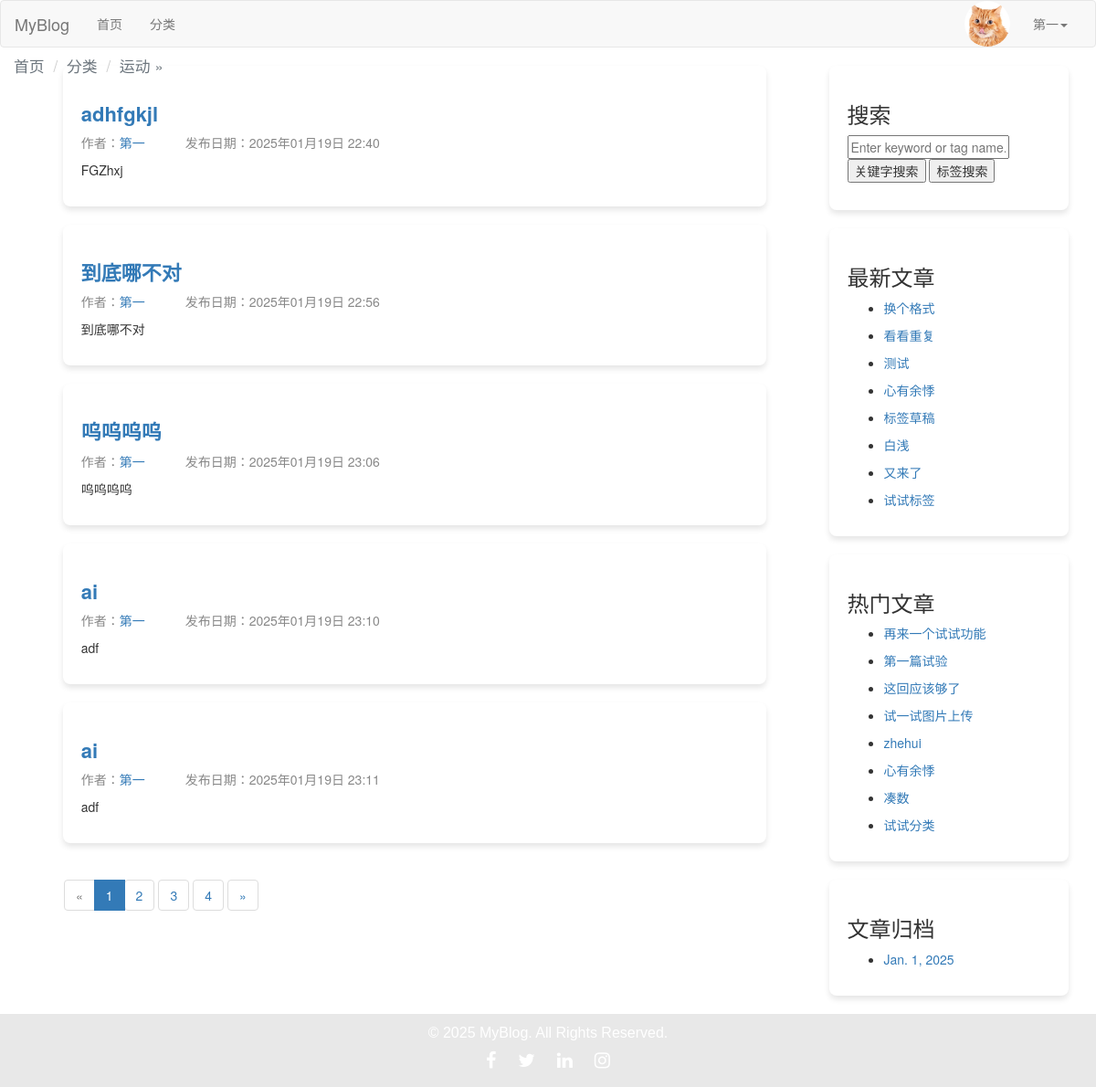
Before: /category/4/ (signed in) with the older database file.
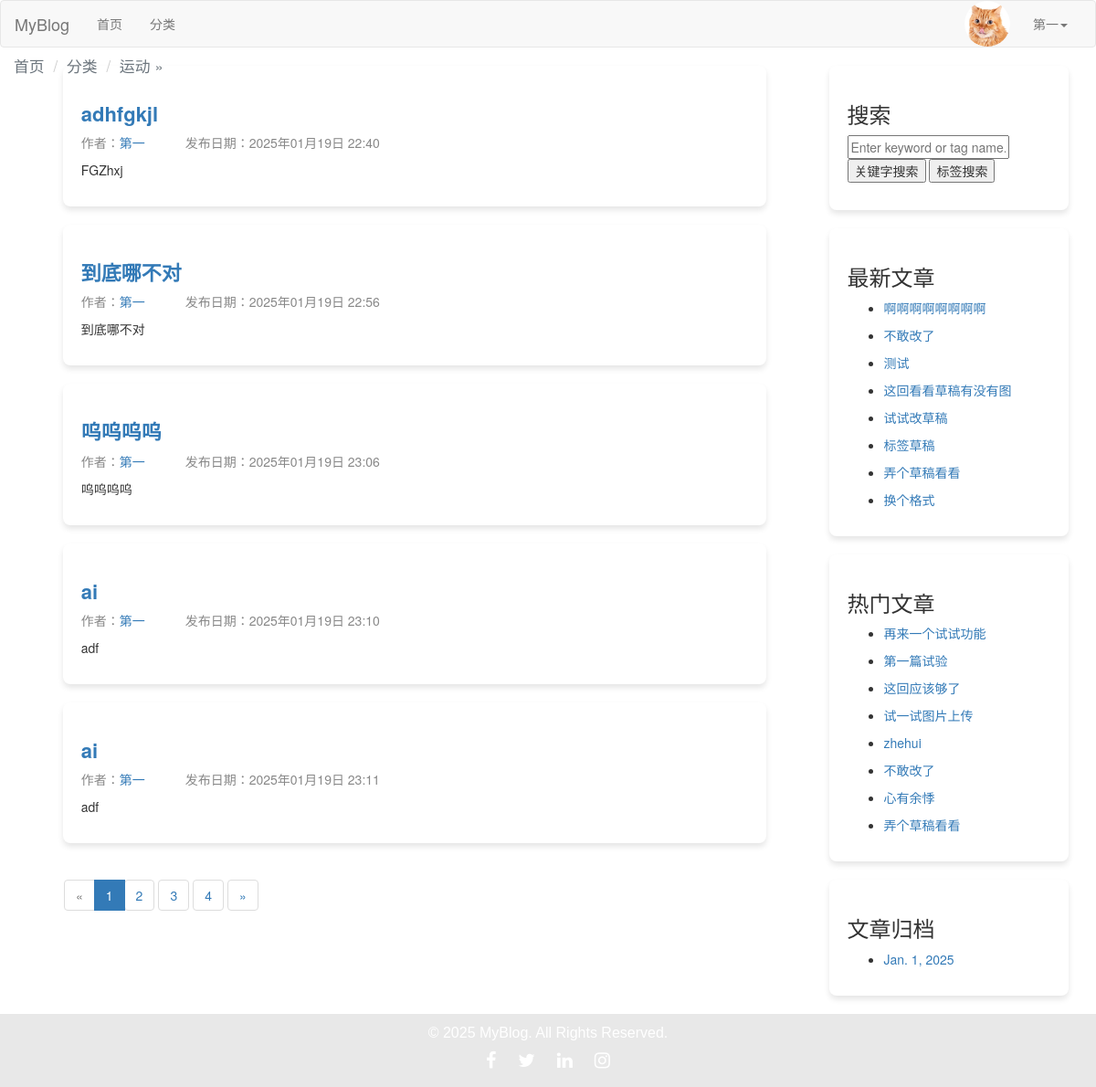
After: the same page with the newer database file.
### blog/models.py (models this page shows, shortened)
class Post(models.Model):
    DRAFT = 'draft'
    PUBLISHED = 'published'
    STATUS_CHOICES = [
        (DRAFT, '草稿'),
        (PUBLISHED, '已发布'),
    ]
    title = models.CharField(max_length=61, verbose_name="文章标题")
    desc = models.TextField(max_length=200, blank=True, default="", verbose_name="文章描述")
    category = models.ForeignKey(Category, on_delete=models.CASCADE, verbose_name="分类")
    content = models.TextField(verbose_name="文章详情")
    tags = models.ManyToManyField(Tag, related_name='posts', verbose_name="文章标签")  # 修改为 ManyToManyField
    owner = models.ForeignKey(User, on_delete=models.CASCADE, verbose_name="作者")
    is_hot = models.BooleanField(default=False, verbose_name='是否热门')
    pv = models.IntegerField(default=0, verbose_name='浏览量')
    add_date = models.DateTimeField(auto_now_add=True, verbose_name="添加时间")
    pub_date = models.DateTimeField(auto_now=True, verbose_name="修改时间")
    status = models.CharField(max_length=10, choices=STATUS_CHOICES, default=DRAFT, verbose_name="状态")
    liked_users = models.ManyToManyField(
        User,
        related_name="liked_posts",
        blank=True,
        verbose_name="点赞用户",
    )
    favorited_users = models.ManyToManyField(
        User,
        related_name="favorited_posts",
        blank=True,
        verbose_name="收藏用户",
    )
    class Meta:
        verbose_name = "文章"
        verbose_name_plural = verbose_name

class Sidebar(models.Model):
    STATUS = (
        (1,'隐藏'),
        (2,'展示')
    )
    DISPLAY_TYPE = (
        (1,'搜索'),
        (2,'最新文章'),
        (3,'最热文章'),
        (4,'最近评论'),
        (5,'文章归档'),
        (6,'HTML')
    )
    title = models.CharField(max_length=50,verbose_name='模块名称')
    display_type = models.PositiveIntegerField(default=1,choices=DISPLAY_TYPE,verbose_name="展示类型")
    content = models.CharField(max_length=500,blank=True,default='',verbose_name="内容", help_text='如果设置的不是HTML类型，可为空')
    sort = models.PositiveIntegerField(default=1,verbose_name='排序',help_text='序号越大越靠前')
    status = models.PositiveIntegerField(default=2,choices=STATUS,verbose_name='状态')
    add_date = models.DateTimeField(auto_now_add=True,verbose_name="创建时间")
    class Meta:
        verbose_name="侧边栏"
        verbose_name_plural = verbose_name
        ordering = ['-sort']
    @classmethod
    def get_sidebar(cls):
        return cls.objects.filter(status=2)
    @property
    def get_content(self):
        if self.display_type == 1:
            context = {
            }
            return render_to_string('sidebar/search.html', context=context)
        elif self.display_type == 2:
            context = {
            }
            return render_to_string('sidebar/new_post.html', context=context)
        elif self.display_type == 3:
            context = {
            }
            return render_to_string('sidebar/hot_post.html', context=context)
        elif self.display_type == 4:
            context = {
            }
            return render_to_string('comment.html', context=context)
        elif self.display_type == 5:
            context = {
            }
            return render_to_string('sidebar/archives.html', context=context)
        elif self.display_type == 6:
            return self.content

### blog/views/index.py (the view)
# urls.py: path('category/<int:category_id>/', index.category_detail, name='category_detail'),  # 某个分类的博文
def category_detail(request, category_id):
    category = get_object_or_404(Category, id=category_id)
    post_list = Post.objects.filter(category=category, status=Post.PUBLISHED)
    paginator = Paginator(post_list, 5)  # 每页显示5篇文章
    page = request.GET.get('page', 1)  # 获取当前页码
    try:
        posts = paginator.page(page)
    except PageNotAnInteger:
        posts = paginator.page(1)
    except EmptyPage:
        posts = paginator.page(paginator.num_pages)
    return render(request, 'category_detail.html', {'category': category, 'posts': posts})

### blog/templatetags/category.py (called while the page is built)
@register.simple_tag
def get_sidebar_list():
    return Sidebar.get_sidebar()

@register.simple_tag
def get_new_post():
    return Post.objects.order_by('-pub_date')[:8]

@register.simple_tag
def get_hot_pv_post():
    return Post.objects.order_by('-pv')[:8]

@register.simple_tag
def get_archives():
    return Post.objects.dates('add_date', 'month', order='DESC')[:8]

### blog/templates/category_detail.html (shortened to what this page needs)
{% extends 'layout/base.html' %}
{% load static %}
{% load category %}
{% block css %}
    <link rel="stylesheet" href="{% static 'css/blog.css' %}">
{% endblock %}
{% block content_left %}
    <ol class="breadcrumb">
        <li><a href="{% url 'blog:index' %}">首页</a></li>
        <li><a href="{% url 'blog:category_list' %}">分类</a></li>
        <li class="active">{{ category.name }}</li>
    </ol>
    <section class="section">
        <div class="container blog-container">
            {% for post in posts %}
                <div class="box blog-box">
                    <h1 class="title small-title">
                        <a href="{% url 'blog:post_detail' post.id %}">{{ post.title }}</a>
                    </h1>
                    <p class="subtitle post-info">
                        <span class="author">作者：<a href="{% url 'blog:author_profile' post.owner.id %}">{{ post.owner.username }}</a></span>
                        <span class="date">发布日期：{{ post.add_date|date:"Y年m月d日 H:i" }}</span>
                    </p>
                    <p>{{ post.content|truncatechars:50 }}</p>
                </div>
            {% empty %}
                <p>该分类下暂无文章。</p>
            {% endfor %}
        </div>
        <nav aria-label="Page navigation">
            <ul class="pagination">
                {% if posts.has_previous %}
                    <li>
                        <a href="?page={{ posts.previous_page_number }}" aria-label="Previous">
                            <span aria-hidden="true">«</span>
                        </a>
                    </li>
                {% else %}
                    <li class="disabled">
                        <span aria-hidden="true">«</span>
                    </li>
                {% endif %}
                {% for num in posts.paginator.page_range %}
                    {% if posts.number == num %}
                        <li class="active">
                            <span>{{ num }} <span class="sr-only">(current)</span></span>
                        </li>
                    {% else %}
                        <li>
                            <a href="?page={{ num }}">{{ num }}</a>
                        </li>
                    {% endif %}
                {% endfor %}
                {% if posts.has_next %}
                    <li>
                        <a href="?page={{ posts.next_page_number }}" aria-label="Next">
                            <span aria-hidden="true">»</span>
                        </a>
                    </li>
                {% else %}
                    <li class="disabled">
                        <span aria-hidden="true">»</span>
                    </li>
                {% endif %}
            </ul>
        </nav>
    </section>
{% endblock %}

### blog/templates/layout/base.html (shortened to what this page needs)
{% load static %}
{% load category %}
<!DOCTYPE html>
<html lang="en">
<head>
    <link rel="stylesheet" href="{% static 'plugin/bootstrap/css/bootstrap.css' %}">
    <link rel="stylesheet" href="{% static 'plugin/font-awesome/css/font-awesome.min.css' %}">
    <link rel="stylesheet" href="{% static 'css/blog.css' %}">
    {% block css %}
    {% endblock %}
</head>
<body>
<nav class="navbar navbar-default">
    <div class="container-fluid">
        <div class="navbar-header">
            <a class="navbar-brand" href="{% url 'blog:index' %}">MyBlog</a>
        </div>
        <div class="collapse navbar-collapse" id="bs-example-navbar-collapse-1">
            <ul class="nav navbar-nav">
                <li><a href="{% url 'blog:index' %}">首页<span class="sr-only">(current)</span></a></li>
                <li><a href="{% url 'blog:category_list' %}">分类</a></li>
            </ul>
            <ul class="nav navbar-nav navbar-right">
                {% if request.user.is_authenticated %}
                    <li class="user-avatar">
                        <img src="{{ request.user.userprofile.image.url }}" alt="User Avatar" class="avatar-img">
                    </li>
                    <li class="dropdown">
                        <a href="#" class="dropdown-toggle" data-toggle="dropdown" role="button" aria-haspopup="true"
                           aria-expanded="false">
                            {{ request.user.username }}<span class="caret"></span>
                        </a>
                    </li>
                {% else %}
                    <li><a href="{% url 'users:login' %}">登录</a></li>
                    <li><a href="{% url 'users:register' %}" target="_blank">注册</a></li>
                {% endif %}
            </ul>
        </div>
    </div>
</nav>
{% block content %}
    <div class="container content-container">
        <div class="row">
            <div class="col-md-9 content-left">
                {% block content_left %}
                {% endblock %}
            </div>
            <div class="col-md-3 content-right">
                {% block content_right %}
                    {% get_sidebar_list as sidebar_list %}
                    {% for sidebar in sidebar_list %}
                        <div class="blog-box">
                            <h3>{{ sidebar.title }}</h3>
                            <p>{{ sidebar.get_content|safe }}</p>
                        </div>
                    {% endfor %}
                {% endblock %}
            </div>
        </div>
    </div>
{% endblock %}
{% block footer %}
    <footer class="footer">
        <div class="container text-center">
            <p>© 2025 MyBlog. All Rights Reserved.</p>
            <div class="social-icons">
                <a href="#" class="social-icon"><i class="fa fa-facebook"></i></a>
                <a href="#" class="social-icon"><i class="fa fa-twitter"></i></a>
                <a href="#" class="social-icon"><i class="fa fa-linkedin"></i></a>
                <a href="#" class="social-icon"><i class="fa fa-instagram"></i></a>
            </div>
        </div>
    </footer>
{% endblock %}
</body>
</html>

### blog/templates/sidebar/search.html
<form method="GET" class="search-form">
    <input
        type="text"
        name="query"
        placeholder="Enter keyword or tag name..."
        value="{{ request.GET.query|default_if_none:'' }}"
        class="search-input"
    >
    <button type="submit" formaction="{% url 'blog:search' %}" class="search-button">关键字搜索</button>
    <button type="submit" formaction="{% url 'blog:tag_search' %}" class="search-button">标签搜索</button>
</form>

### blog/templates/sidebar/new_post.html
{% load category %}
{% get_new_post as post_list %}
{% for post in post_list %}
    <ul>
    <li><a href="{% url 'blog:post_detail' post.id %}">{{ post.title }}</a> </li>
    </ul>
{% endfor %}

### blog/templates/sidebar/hot_post.html
{% load category %}
{% get_hot_pv_post as post_list %}
{% for post in post_list %}
    <ul>
    <li><a href="{% url 'blog:post_detail' post.id %}">{{ post.title }}</a> </li>
    </ul>
{% endfor %}

### blog/templates/sidebar/archives.html
{% load category %}
{% get_archives as archives_list %}
{% for archive in archives_list %}
    <ul>
    <li><a href="{% url 'blog:archives' archive.year archive.month %}">{{ archive }}</a> </li>
    </ul>
{% endfor %}

Changed rows visible on the page:
changed Sidebar "最新文章": loses Post (title "看看重复"); loses Post (title "白浅"); loses Post (title "又来了"); loses Post (title "试试标签"); gains Post (title "这回看看草稿有没有图"); gains Post (title "试试改草稿"); loses Post (title "心有余悸")
added Post: title "啊啊啊啊啊啊啊啊", shown under Sidebar "最新文章"
added Post: title "不敢改了"
added Post: title "弄个草稿看看"
changed Post "换个格式": moves down the list
computed for Sidebar "热门文章": loses Post (title "凑数"); loses Post (title "试试分类")
